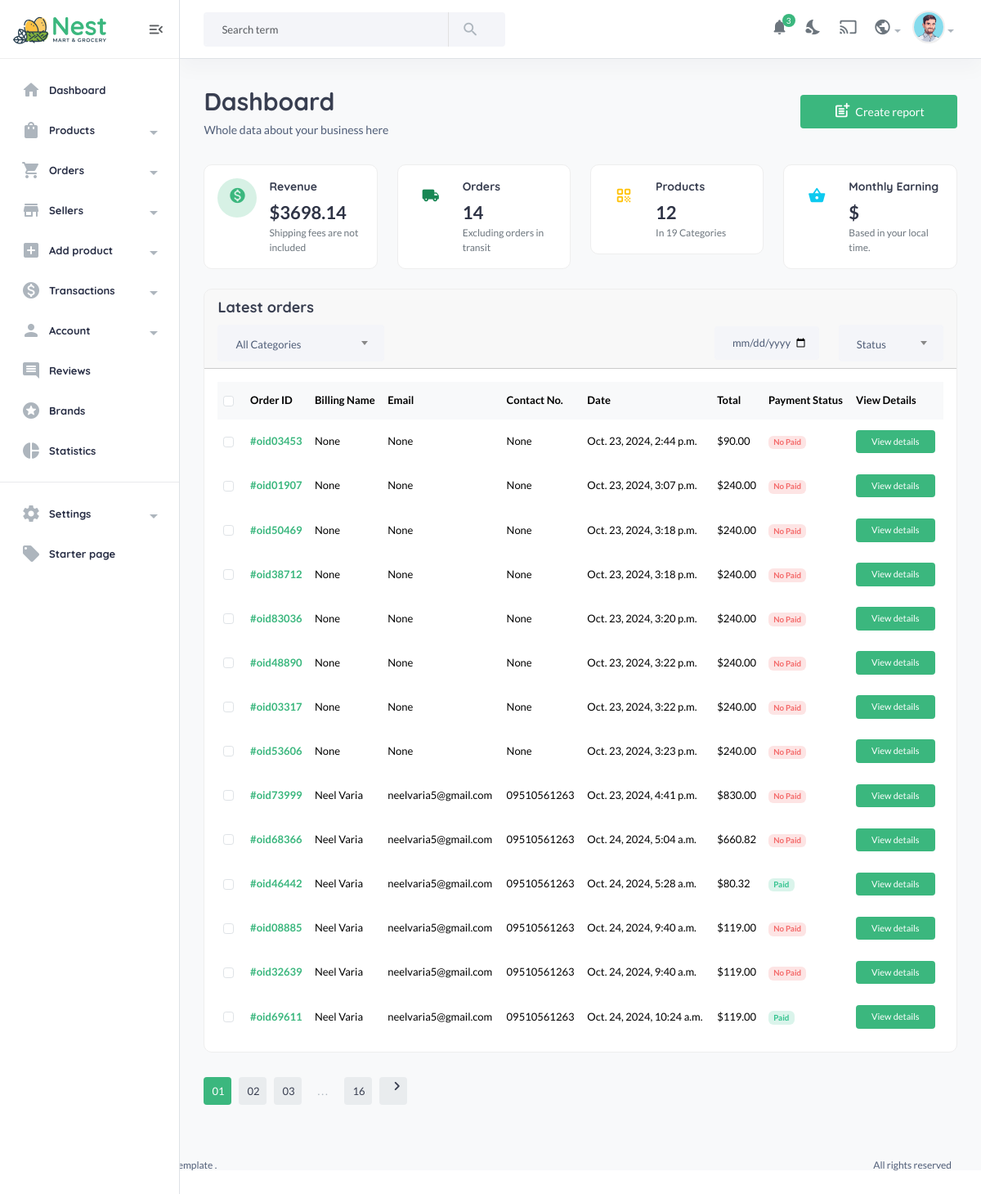
Page /useradmin/ (signed in) on the earlier database version.
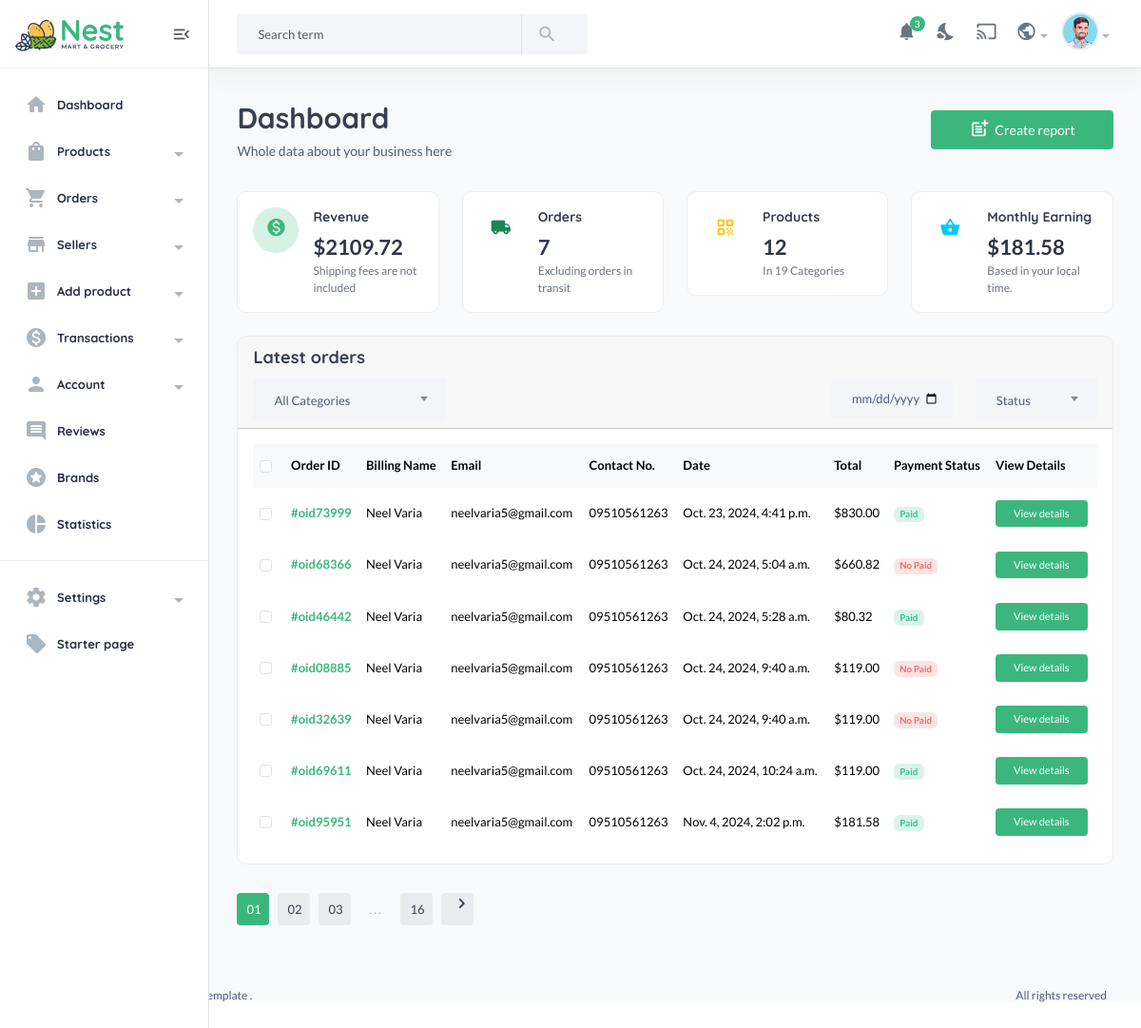
Same page on the later database version.
### ecommapp/models.py (models this page shows, shortened)
class Cartorder(models.Model):
    user = models.ForeignKey(User,on_delete=models.SET_NULL,null=True)
    product_sku = models.ManyToManyField(Product)
    full_name = models.CharField(max_length=200, null=True, blank=True)
    email = models.EmailField(max_length=200, null=True, blank=True)
    phone = models.CharField(max_length=200, null=True, blank=True)
    city = models.CharField(max_length=200, null=True, blank=True)
    country = models.CharField(max_length=200, null=True, blank=True)
    state = models.CharField(max_length=200, null=True, blank=True)
    address = models.CharField(max_length=200, null=True, blank=True)
    price = models.DecimalField(max_digits=12, decimal_places=2, default=0.00)
    saved = models.DecimalField(max_digits=12, decimal_places=2, default=0.00)
    shipping_method = models.CharField(max_length=200, null=True, blank=True)
    tracking_id = models.CharField(max_length=200, null=True, blank=True)
    tracking_website_address = models.CharField(max_length=200, null=True, blank=True)
    paid_status = models.BooleanField(default=False)
    order_date = models.DateTimeField(auto_now_add=True,null=True,blank=True)
    product_status = models.CharField(choices=STATUS_CHOICES, max_length=30, default="Processing", null=True, blank=True)
    stripe_payment_intent = models.CharField(max_length=1000, null=True, blank=True)
    coupon = models.ManyToManyField("ecommapp.Coupon", blank=True)
    oid = ShortUUIDField(unique=True,length=5,max_length=10,alphabet="1234567890",prefix="oid")
    class Meta:
        verbose_name_plural = "Cart Orders"

### useradmin/decoraters.py (the view)
    def wrapper_function(request, *args, **kwargs):
        if request.user.is_superuser != True:
            messages.error(request,'You are not authorized to view this page')
            return redirect('userauth:login')
        return view_func(request, *args, **kwargs)

### templates/useradmin/dashboard.html (shortened to what this page needs)
{% include 'useradmin/nav.html' %}
{% load static %}
            <section class="content-main">
                <div class="content-header">
                    <div>
                        <h2 class="content-title card-title">Dashboard</h2>
                        <p>Whole data about your business here</p>
                    </div>
                    <div>
                        <a href="#" class="btn btn-primary"><i class="text-muted material-icons md-post_add"></i>Create report</a>
                    </div>
                </div>
                <div class="row">
                    <div class="col-lg-3">
                        <div class="card card-body mb-4">
                            <article class="icontext">
                                <span class="icon icon-sm rounded-circle bg-primary-light"><i class="text-primary material-icons md-monetization_on"></i></span>
                                <div class="text">
                                    <h6 class="mb-1 card-title">Revenue</h6>
                                    <span>${{revenue.price|floatformat:2}}</span>
                                    <span class="text-sm"> Shipping fees are not included </span>
                                </div>
                            </article>
                        </div>
                    </div>
                    <div class="col-lg-3">
                        <div class="card card-body mb-4">
                            <article class="icontext">
                                <span class="icon icon-sm rounded-circle bg-success-light"><i class="text-success material-icons md-local_shipping"></i></span>
                                <div class="text">
                                    <h6 class="mb-1 card-title">Orders</h6>
                                    <span>{{total_order.count}}</span>
                                    <span class="text-sm"> Excluding orders in transit </span>
                                </div>
                            </article>
                        </div>
                    </div>
                    <div class="col-lg-3">
                        <div class="card card-body mb-4">
                            <article class="icontext">
                                <span class="icon icon-sm rounded-circle bg-warning-light"><i class="text-warning material-icons md-qr_code"></i></span>
                                <div class="text">
                                    <h6 class="mb-1 card-title">Products</h6>
                                    <span>{{all_products.count}}</span>
                                    <span class="text-sm"> In 19 Categories </span>
                                </div>
                            </article>
                        </div>
                    </div>
                    <div class="col-lg-3">
                        <div class="card card-body mb-4">
                            <article class="icontext">
                                <span class="icon icon-sm rounded-circle bg-info-light"><i class="text-info material-icons md-shopping_basket"></i></span>
                                <div class="text">
                                    <h6 class="mb-1 card-title">Monthly Earning</h6>
                                    <span>${{monthly_revenue.price|floatformat:2}}</span>
                                    <span class="text-sm"> Based in your local time. </span>
                                </div>
                            </article>
                        </div>
                    </div>
                </div>
                <div class="card mb-4">
                    <header class="card-header">
                        <h4 class="card-title">Latest orders</h4>
                        <div class="row align-items-center">
                            <div class="col-md-3 col-12 me-auto mb-md-0 mb-3">
                                <div class="custom_select">
                                </div>
                            </div>
                            <div class="col-md-2 col-6">
                                <input type="date" value="02.05.2021" class="form-control" />
                            </div>
                            <div class="col-md-2 col-6">
                                <div class="custom_select">
                                </div>
                            </div>
                        </div>
                    </header>
                    <div class="card-body">
                        <div class="table-responsive">
                            <div class="table-responsive">
                                <table class="table align-middle table-nowrap mb-0">
                                    <thead class="table-light">
                                        <tr>
                                            <th scope="col" class="text-center">
                                                <div class="form-check align-middle">
                                                    <input class="form-check-input" type="checkbox" id="transactionCheck01" />
                                                </div>
                                            </th>
                                            <th class="align-middle" scope="col">Order ID</th>
                                            <th class="align-middle" scope="col">Billing Name</th>
                                            <th class="align-middle" scope="col">Email</th>
                                            <th class="align-middle" scope="col">Contact No.</th>
                                            <th class="align-middle" scope="col">Date</th>
                                            <th class="align-middle" scope="col">Total</th>
                                            <th class="align-middle" scope="col">Payment Status</th>
                                            <th class="align-middle" scope="col">View Details</th>
                                        </tr>
                                    </thead>
                                    <tbody>
                                        {% for l in latest_order %}
                                        <tr>
                                            <td class="text-center">
                                                <div class="form-check">
                                                    <input class="form-check-input" type="checkbox" id="transactionCheck02" />
                                                </div>
                                            </td>
                                            <td><a href="#" class="fw-bold">#{{l.oid}}</a></td>
                                            <td>{{l.full_name}}</td>
                                            <td>{{l.email}}</td>
                                            <td>{{l.phone}}</td>
                                            <td>{{l.order_date}}</td>
                                            <td>${{l.price}}</td>
                                            <td>
                                                {% if l.paid_status == True %}
                                                    <span class="badge badge-pill badge-soft-success">Paid</span>
                                                {% else %}
                                                    <span class="badge badge-pill badge-soft-danger">No Paid</span>
                                                {% endif %}
                                            </td>
                                            <td>
                                                <a href="#" class="btn btn-xs"> View details</a>
                                            </td>
                                        </tr>
                                        {% endfor %}
                                    </tbody>
                                </table>
                            </div>
                        </div>
                    </div>
                </div>
                <div class="pagination-area mt-30 mb-50">
                    <nav aria-label="Page navigation example">
                        <ul class="pagination justify-content-start">
                            <li class="page-item active"><a class="page-link" href="#">01</a></li>
                            <li class="page-item"><a class="page-link" href="#">02</a></li>
                            <li class="page-item"><a class="page-link" href="#">03</a></li>
                            <li class="page-item"><a class="page-link dot" href="#">...</a></li>
                            <li class="page-item"><a class="page-link" href="#">16</a></li>
                            <li class="page-item">
                                <a class="page-link" href="#"><i class="material-icons md-chevron_right"></i></a>
                            </li>
                        </ul>
                    </nav>
                </div>
            </section>
        </main>
{% include 'useradmin/footer.html' %}

Differences in the rows shown:
removed Cartorder: oid "oid03453", full_name "None", email "None", phone "None", order_date "Oct. 23, 2024, 2:44 p.m.", price "90.00", paid_status "No Paid"
removed Cartorder: oid "oid01907", full_name "None", email "None", phone "None", order_date "Oct. 23, 2024, 3:07 p.m.", price "240.00", paid_status "No Paid"
removed Cartorder: oid "oid50469", full_name "None", email "None", phone "None", order_date "Oct. 23, 2024, 3:18 p.m.", price "240.00", paid_status "No Paid"
removed Cartorder: oid "oid38712", full_name "None", email "None", phone "None", order_date "Oct. 23, 2024, 3:18 p.m.", price "240.00", paid_status "No Paid"
removed Cartorder: oid "oid83036", full_name "None", email "None", phone "None", order_date "Oct. 23, 2024, 3:20 p.m.", price "240.00", paid_status "No Paid"
removed Cartorder: oid "oid48890", full_name "None", email "None", phone "None", order_date "Oct. 23, 2024, 3:22 p.m.", price "240.00", paid_status "No Paid"
removed Cartorder: oid "oid03317", full_name "None", email "None", phone "None", order_date "Oct. 23, 2024, 3:22 p.m.", price "240.00", paid_status "No Paid"
removed Cartorder: oid "oid53606", full_name "None", email "None", phone "None", order_date "Oct. 23, 2024, 3:23 p.m.", price "240.00", paid_status "No Paid"
changed Cartorder "oid73999": paid_status "No Paid" → "Paid"
added Cartorder: oid "oid95951", full_name "Neel Varia", email "neelvaria5@gmail.com", phone "09510561263", order_date "Nov. 4, 2024, 2:02 p.m.", price "181.58", paid_status "Paid"
Other differences:
{{ revenue.price|floatformat:2 }}: "3698.14" → "2109.72"
{{ total_order.count }}: "14" → "7"
{{ monthly_revenue.price|floatformat:2 }}: (not shown) → "181.58"
